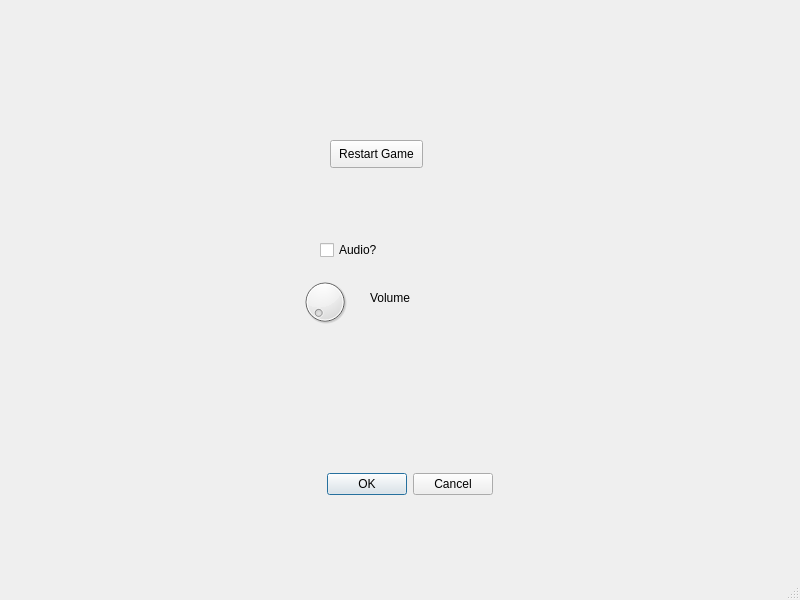
<?xml version="1.0" encoding="UTF-8"?>
<ui version="4.0">
 <class>settings</class>
 <widget class="QMainWindow" name="settings">
  <property name="geometry">
   <rect>
    <x>0</x>
    <y>0</y>
    <width>800</width>
    <height>600</height>
   </rect>
  </property>
  <property name="windowTitle">
   <string>Settings</string>
  </property>
  <widget class="QWidget" name="centralwidget">
   <widget class="QPushButton" name="pushButton">
    <property name="geometry">
     <rect>
      <x>330</x>
      <y>140</y>
      <width>93</width>
      <height>28</height>
     </rect>
    </property>
    <property name="text">
     <string>Restart Game</string>
    </property>
   </widget>
   <widget class="QDial" name="dial">
    <property name="geometry">
     <rect>
      <x>300</x>
      <y>270</y>
      <width>50</width>
      <height>64</height>
     </rect>
    </property>
   </widget>
   <widget class="QLabel" name="label">
    <property name="geometry">
     <rect>
      <x>370</x>
      <y>290</y>
      <width>55</width>
      <height>16</height>
     </rect>
    </property>
    <property name="text">
     <string>Volume</string>
    </property>
   </widget>
   <widget class="QDialogButtonBox" name="buttonBox">
    <property name="geometry">
     <rect>
      <x>300</x>
      <y>470</y>
      <width>193</width>
      <height>28</height>
     </rect>
    </property>
    <property name="standardButtons">
     <set>QDialogButtonBox::Cancel|QDialogButtonBox::Ok</set>
    </property>
   </widget>
   <widget class="QCheckBox" name="checkBox">
    <property name="geometry">
     <rect>
      <x>320</x>
      <y>240</y>
      <width>81</width>
      <height>20</height>
     </rect>
    </property>
    <property name="text">
     <string>Audio?</string>
    </property>
   </widget>
  </widget>
  <widget class="QMenuBar" name="menubar">
   <property name="geometry">
    <rect>
     <x>0</x>
     <y>0</y>
     <width>800</width>
     <height>26</height>
    </rect>
   </property>
  </widget>
  <widget class="QStatusBar" name="statusbar"/>
 </widget>
 <resources/>
 <connections/>
</ui>
